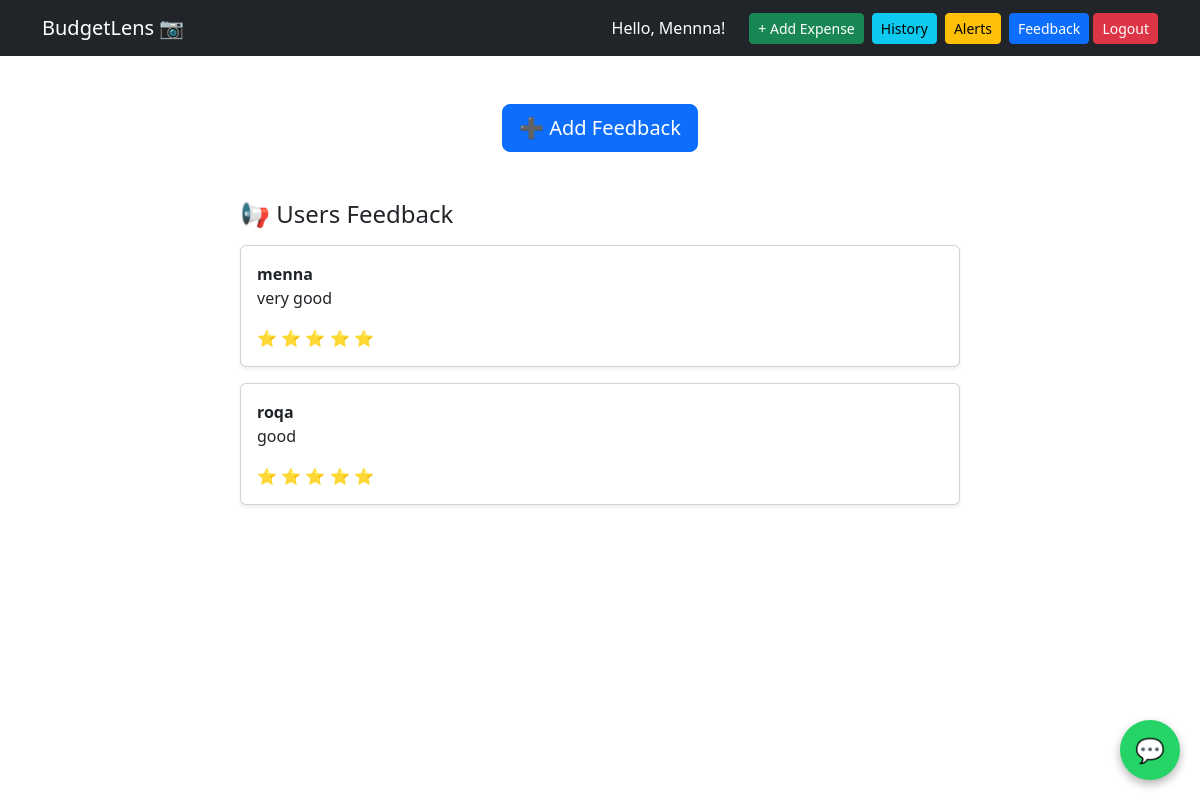
Page /feedback/ (signed in) on the committed database.
### budget_app/models.py (models this page shows, shortened)
class Feedback(models.Model):
    name = models.CharField(max_length=100, blank=True, null=True)
    message = models.TextField()
    rating = models.IntegerField(default=5)
    created_at = models.DateTimeField(auto_now_add=True)

### budget_app/views.py (the view)
# urls.py: path('feedback/', views.feedback_view, name='feedback'),
def feedback_view(request):
    if request.method == "POST":
        form = FeedbackForm(request.POST)
        if form.is_valid():
            form.save()
            messages.success(request, "Thank you for your feedback!")
            return redirect('feedback')
    else:
        form = FeedbackForm()
    feedbacks = Feedback.objects.all().order_by('-id')
    feedbacks = Feedback.objects.all().order_by('-created_at')
    return render(request, 'feedback.html', {
        'form': form,
        'feedbacks': feedbacks
    })

### budget_app/templates/feedback.html (shortened to what this page needs)
{% extends 'base.html' %}
{% block content %}
<div class="container mt-5">
    <div class="text-center mb-4">
        <button class="btn btn-primary btn-lg" onclick="toggleForm()">
            ➕ Add Feedback
        </button>
    </div>
    <div class="row mt-5">
        <div class="col-md-8 mx-auto">
            <h4 class="mb-3">📢 Users Feedback</h4>
            {% for fb in feedbacks %}
            <div class="card p-3 mb-3 shadow-sm">
                <strong>{{ fb.name|default:"Anonymous" }}</strong>
                <p>{{ fb.message }}</p>
                <div>
                    {% for i in "12345"|slice:":fb.rating"|make_list %}
                    ⭐
                    {% endfor %}
                </div>
            </div>
            {% empty %}
            <p>No feedback yet.</p>
            {% endfor %}
        </div>
    </div>
</div>
{% endblock %}

### budget_app/templates/base.html (shortened to what this page needs)
<!DOCTYPE html>
<html>
<head>
    <link href="https://cdn.jsdelivr.net/npm/bootstrap@5.3.0/dist/css/bootstrap.min.css" rel="stylesheet">
    <link rel="stylesheet" href="https://cdn.jsdelivr.net/npm/bootstrap-icons@1.11.3/font/bootstrap-icons.css">
</head>
<body>
    <nav class="navbar navbar-dark bg-dark">
        <div class="container d-flex justify-content-between align-items-center">
            <a class="navbar-brand text-white" href="{% url 'dashboard' %}">BudgetLens 📷</a>
            {% if user.is_authenticated %}
            <div class="d-flex gap-2 align-items-center">
                <span class="text-white me-3">Hello, {{ user.username }}!</span>
                <a href="{% url 'add_expense' %}" class="btn btn-success btn-sm">+ Add Expense</a>
                <a href="{% url 'history' %}" class="btn btn-info btn-sm">History</a>
                <a href="{% url 'alerts' %}" class="btn btn-warning btn-sm">Alerts</a>
                <form method="POST" action="{% url 'logout' %}" style="display: inline;">
                    <a href="{% url 'feedback' %}" class="btn btn-primary btn-sm">Feedback</a>
                    <button type="submit" class="btn btn-danger btn-sm">Logout</button>
                </form>
            </div>
            {% else %}
            <div class="d-flex gap-2">
                <a href="{% url 'login' %}" class="btn btn-outline-light btn-sm">Login</a>
                <a href="{% url 'signup' %}" class="btn btn-light btn-sm">Sign Up</a>
            </div>
            {% endif %}
        </div>
        <button id="chatbot-toggle" onclick="toggleChat()">💬</button>
    </nav>
    <div class="container mt-4">
        {% block content %}
        {% endblock %}
    </div>
</body>
</html>

### budget_app/templates/base.html (style rules this page uses)
#chatbot-toggle { position: fixed; bottom: 20px; right: 20px; background: #25D366; color: white; border: none; border-radius: 50%; width: 60px; height: 60px; font-size: 24px; cursor: pointer; box-shadow: 0 4px 10px rgba(0, 0, 0, 0.3); z-index: 9999; }

### rows in the picture
Feedback: name "menna", message "very good"
Feedback: name "roqa", message "good"

### other values in the picture
{{ user.username }} "Mennna"
